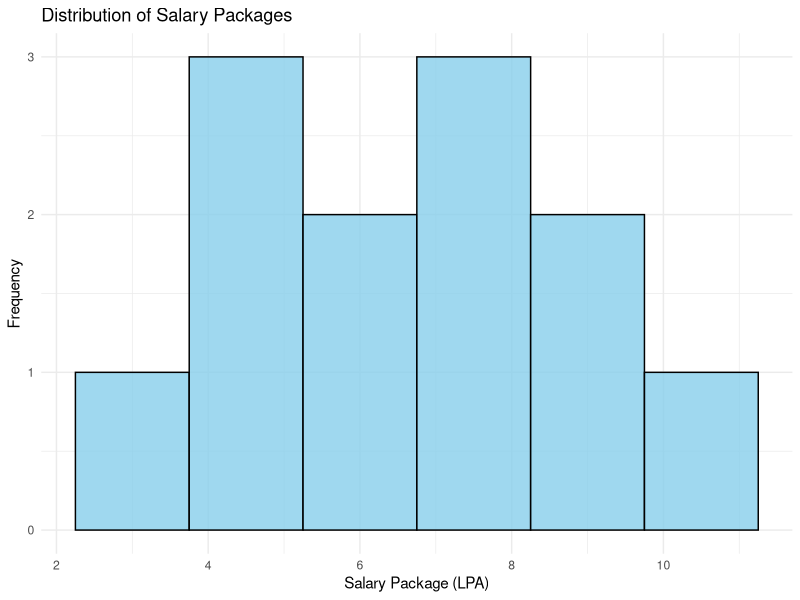

Write R code to recreate this figure.
library(ggplot2)

q2_data <- data.frame(
  Student = paste0("S", 1:12),
  Salary = c(3.2, 4.5, 5.0, 6.8, 7.2, 8.5, 4.8, 5.5, 6.0, 7.8, 9.2, 10.5)
)

ggplot(q2_data, aes(x = Salary)) +
  geom_histogram(binwidth = 1.5, fill = "skyblue", color = "black", alpha = 0.8) +
  theme_minimal() +
  labs(title = "Distribution of Salary Packages",
       x = "Salary Package (LPA)",
       y = "Frequency")
